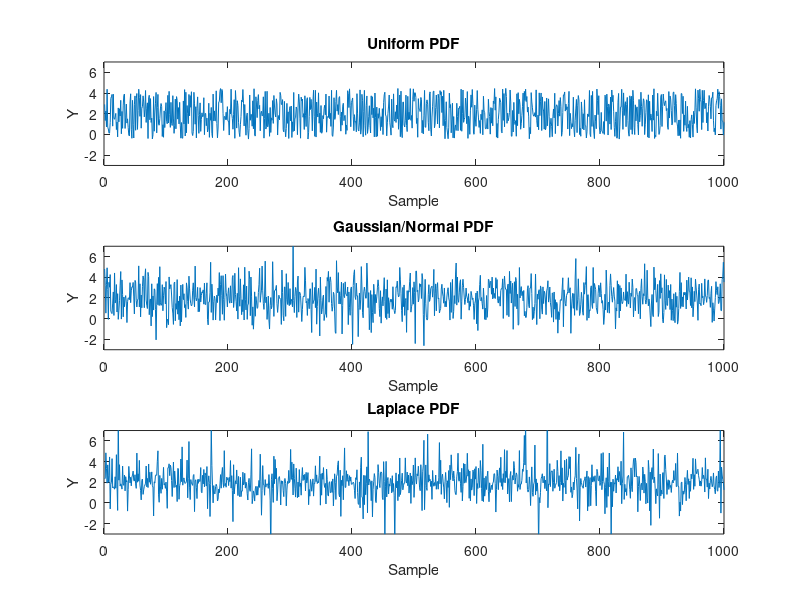

This chart was generated by the following MATLAB code:
clear;
N = 1000;
mean = 2;
variance = 2;

% A uniform PDF
a = 2 - sqrt(6);
b = 2 + sqrt(6);

uniform_vars = a + (b - a) .* rand(N, 1);
subplot(3,1,1);
plot(uniform_vars);
ylim([-3, 7]);
xlabel("Sample")
ylabel("Y")
title("Uniform PDF");

% B gaussian PDF
std_dev = sqrt(variance);
gaussian_vars = mean + std_dev*randn(N,1);
subplot(3,1,2);
plot(gaussian_vars);
ylim([-3, 7]);
title("Gaussian/Normal PDF");
xlabel("Sample")
ylabel("Y")

% C Laplace PDF
% Laplace PDF characterized by mean and b where variance is equal to 2b^2
b = 1;
% Laplace PDF can be generated using uniform distribution in interval [-1/2, 1/2]
uni_vars = -0.5 + 1 .* rand(N, 1);
laplace_vars = mean - b*sign(uni_vars).*log(1-2*abs(uni_vars));
subplot(3,1,3);
plot(laplace_vars);
ylim([-3, 7]);
title("Laplace PDF");
xlabel("Sample")
ylabel("Y")


